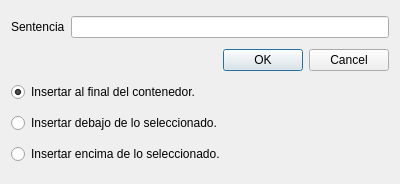
<?xml version="1.0" encoding="UTF-8"?>
<ui version="4.0">
 <class>Dialog</class>
 <widget class="QDialog" name="Dialog">
  <property name="geometry">
   <rect>
    <x>0</x>
    <y>0</y>
    <width>400</width>
    <height>184</height>
   </rect>
  </property>
  <property name="windowTitle">
   <string>Erdos</string>
  </property>
  <layout class="QGridLayout" name="gridLayout">
   <item row="0" column="0">
    <widget class="QLabel" name="label">
     <property name="text">
      <string>Sentencia</string>
     </property>
    </widget>
   </item>
   <item row="0" column="1">
    <widget class="QLineEdit" name="sentencia_text"/>
   </item>
   <item row="1" column="0" colspan="2">
    <widget class="QDialogButtonBox" name="buttonBox">
     <property name="orientation">
      <enum>Qt::Horizontal</enum>
     </property>
     <property name="standardButtons">
      <set>QDialogButtonBox::Cancel|QDialogButtonBox::Ok</set>
     </property>
    </widget>
   </item>
   <item row="2" column="0" colspan="2">
    <widget class="QRadioButton" name="radioButton">
     <property name="text">
      <string>Insertar al final del contenedor.</string>
     </property>
     <property name="checked">
      <bool>true</bool>
     </property>
    </widget>
   </item>
   <item row="3" column="0" colspan="2">
    <widget class="QRadioButton" name="radioButton_2">
     <property name="text">
      <string>Insertar debajo de lo seleccionado.</string>
     </property>
    </widget>
   </item>
   <item row="4" column="0" colspan="2">
    <widget class="QRadioButton" name="radioButton_3">
     <property name="text">
      <string>Insertar encima de lo seleccionado.</string>
     </property>
    </widget>
   </item>
  </layout>
 </widget>
 <tabstops>
  <tabstop>sentencia_text</tabstop>
  <tabstop>buttonBox</tabstop>
 </tabstops>
 <resources/>
 <connections>
  <connection>
   <sender>buttonBox</sender>
   <signal>accepted()</signal>
   <receiver>Dialog</receiver>
   <slot>accept()</slot>
   <hints>
    <hint type="sourcelabel">
     <x>248</x>
     <y>254</y>
    </hint>
    <hint type="destinationlabel">
     <x>157</x>
     <y>274</y>
    </hint>
   </hints>
  </connection>
  <connection>
   <sender>buttonBox</sender>
   <signal>rejected()</signal>
   <receiver>Dialog</receiver>
   <slot>reject()</slot>
   <hints>
    <hint type="sourcelabel">
     <x>316</x>
     <y>260</y>
    </hint>
    <hint type="destinationlabel">
     <x>286</x>
     <y>274</y>
    </hint>
   </hints>
  </connection>
 </connections>
</ui>
